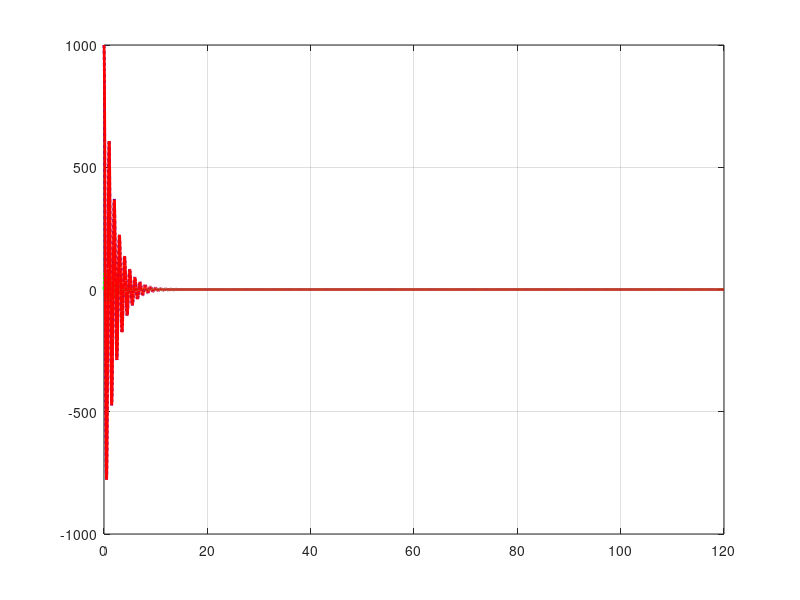

Reproduce this figure in MATLAB. (Note: this script raises an error after producing the figure.)
% Spencer Iannantuono
% ECE 213 
% Computing Excersize 2
% May 7, 2024
% Computing and plotting the impulse response of an RLC circuit

clear;
clc;

% Basic Variables, user-inputted
R = input("Resistance (Ohms): ");
Li = input("Inductance (mH): ");
Ci = input("Capacitance (Micro-Farads): ");

% Unit conversion
L = Li/1000;
C = Ci/1000000;

% Time vector 
N = 4001; % Intervals
tmin = 0; % Min time
tmax = .120; % Max Time
ts = linspace(tmin,tmax,N); % Time (s)
tms = ts*1000; % Time (ms), for plotting

% Variables for impulse response
a = R / (2*L); % alpha
w02 = 1 / (L*C); % (Omega nought)^2
s1 = -R/(2*L) + sqrt((R / (2*L) )^2 - 1/(L*C));
s2 = -R/(2*L) - sqrt((R / (2*L) )^2 - 1/(L*C));

% ------ Begin if statements ------ %

% Overdamped
if a^2 > w02
    damp = 'Overdamped';

    % Constants 
    A = -(R/L) * s1 / (s2 - s1);
    B = (R/L) * s2 / (s2 - s1);

    % Impulse Response
    h1t = A*exp(s1*ts);
    h2t = B*exp(s2*ts);
    ht = h1t + h2t; % Sum the parts

    % Legend Strings
    st_h1t = sprintf('$%.2f e^{%d t}$', A, s1);
    st_h2t = sprintf('$%.2f e^{%d t}$', B, s2 );
    st_ht = [st_h1t ' ' st_h2t];
end 

% Critically Damped
if a^2 == w02
    damp = 'Critically Damped';

    % Redefine s
    S = s1;

    % Constants
    A = R / L;
    B = -R / L * a;

    % Impulse response
    h1t = A*exp(-a*ts); 
    h2t = B*ts.*exp(-a*ts);
    ht = h1t + h2t; % Sum the parts

    % Legend Strings
    st_h1t = sprintf('$%d e^{-%d t}$', A,a);
    st_h2t = sprintf('$%d e^{-%d t}$', B,a);
    st_ht = [st_h1t '+' st_h2t];
end

% Underdamped
if a^2 < w02
    damp = 'Underdamped';

    % Define omega
    w = sqrt(w02 - a^2);
    s1 = -a + 1j*w;
    s2 = -a - 1j*w;

    % Constants 
    A = R / L;
    B = R / L * a / w;

    % Impulse Response
    h1t = A*exp(-a*ts) .* cos(w*ts);
    h2t = B*exp(-a*ts) .* sin(w*ts);
    ht = h1t + h2t;

    % Legend strings
    st_h1t = sprintf('$%d e^{-%d t} cos(%d t)$', A, a, w);
    st_h2t = sprintf('$%d e^{-%d t} sin(%d t)$', B, a, w);
    st_ht = [st_h1t '+' st_h2t];
end

% ------ Plotting ------ %

figure('Position', [200,200,1400,750]);
plot(tms, h1t, 'b:', 'LineWidth', 2) 
hold on;
plot(tms, h2t, 'g:', 'LineWidth', 2) 
plot(tms, ht, 'r', 'LineWidth', 2) 
grid on;
ax = gca; ax.FontSize = 14;

% Create dynamic title
title_str = sprintf('Impulse Response $h(t)$ of a(n) %s RLC Circuit:', ...
    damp);
rlc_vals = sprintf('$R = %d\\Omega$, $L = %dmH$, $C = %d \\mu F$', ...
    R, Li, Ci);
title(title_str, rlc_vals, Interpreter='latex' , FontSize= 28)

% Create dynamic legend
legend_str = {st_h1t, st_h2t, st_ht};
legend(legend_str, Interpreter="latex", FontSize=24, Location="Best");

% Axis labels
xlabel('Time (ms)', FontSize=21, Interpreter='latex');
ylabel('Voltage (V)', FontSize=21, Interpreter= 'latex');


